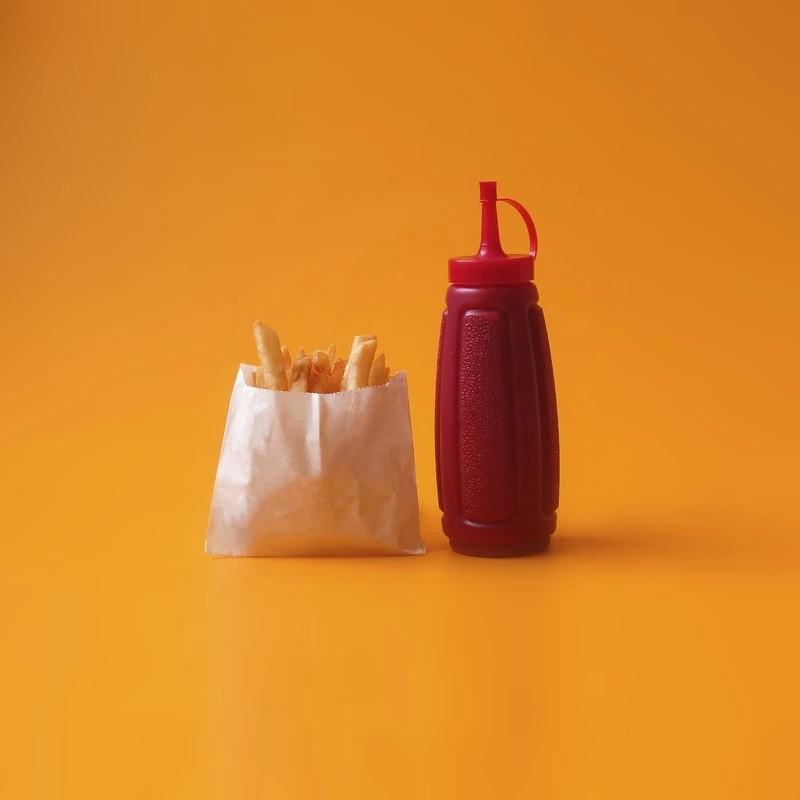
#> input picture assets/images/asset_00.webp, 800 x 800 px
$ python -i import_design.py   (imports and definitions only)
#> lines starting #> are read from the running program, lines starting #| are printed output that depends on the picture
"""Extract the supplied Coody Sketch resources without changing the Pixso file."""
import io
import json
import re
import sys
import zipfile
from pathlib import Path
from PIL import Image

ROOT = Path(__file__).resolve().parents[1]


def point(value, width, height):
    x, y = map(float, re.findall(r'[-\d.eE]+', value))
    return f'{x * width:.4f},{y * height:.4f}'


def svg_node(node):
    f = node['frame']
    w, h = f['width'], f['height']
    fills = [p for p in node.get('style', {}).get('fills', []) if p.get('isEnabled')]
    color = fills[0].get('color') if fills else None
    fill = ('#' + ''.join(f'{round(color[k] * 255):02x}' for k in ('red', 'green', 'blue'))) if color else 'none'
    content = ''
    if node['_class'] == 'shapePath' and node.get('points'):
        ps = node['points']
        content = f'M {point(ps[0]["point"], w, h)} '
        for i in range(1, len(ps) + int(node.get('isClosed', False))):
            a, b = ps[(i-1) % len(ps)], ps[i % len(ps)]
            if a.get('hasCurveFrom') or b.get('hasCurveTo'):
                content += f'C {point(a["curveFrom"],w,h)} {point(b["curveTo"],w,h)} {point(b["point"],w,h)} '
            else:
                content += f'L {point(b["point"],w,h)} '
        if node.get('isClosed'): content += 'Z'
        content = f'<path d="{content}" fill="{fill}"/>'
    elif node['_class'] == 'rectangle' and fill != 'none':
        radius = max([p.get('cornerRadius', 0) for p in node.get('points', [])] or [0])
        content = f'<rect width="{w}" height="{h}" rx="{radius}" fill="{fill}"/>'
    elif node['_class'] == 'oval':
        content = f'<ellipse cx="{w/2}" cy="{h/2}" rx="{w/2}" ry="{h/2}" fill="{fill}"/>'
    content += ''.join(svg_node(c) for c in node.get('layers', []))
    return f'<g transform="translate({f["x"]} {f["y"]})">{content}</g>'


def main(source):
    with zipfile.ZipFile(source) as outer:
        sketch = zipfile.ZipFile(io.BytesIO(outer.read(next(n for n in outer.namelist() if n.endswith('.sketch')))))
        design = next(json.loads(sketch.read(n)) for n in sketch.namelist() if n.startswith('pages/') and json.loads(sketch.read(n)).get('name') == 'Design')
        refs = json.loads((ROOT / 'tool/image-index.json').read_text(encoding='utf-8'))
        for entry in refs:
            im = Image.open(io.BytesIO(sketch.read(entry['ref'])))
            im.thumbnail((1400, 1400))
            im.save(ROOT / f'assets/images/asset_{entry["index"]:02}.webp', quality=91)
        for board in design['layers'][:3]:
            illustration = next(n for n in board['layers'] if n['name'] == 'Illustration')
            illustration['frame']['x'] = illustration['frame']['y'] = 0
            svg = '<svg xmlns="http://www.w3.org/2000/svg" viewBox="0 0 305 305">' + svg_node(illustration) + '</svg>'
            (ROOT / f'assets/images/onboarding_{board["name"][:3]}.svg').write_text(svg)
        for n in outer.namelist():
            if n.endswith(('DMSans-Regular.ttf', 'DMSans-Medium.ttf', 'DMSans-Bold.ttf')):
                (ROOT / 'assets/fonts' / Path(n).name).write_bytes(outer.read(n))
        manifest = [{'screen': a['name'].split(' - ')[0], 'name': a['name'], 'width': a['frame']['width'], 'height': a['frame']['height']} for a in design['layers']]
        (ROOT / 'docs/reference/screens.json').write_text(json.dumps(manifest, indent=2))
        doc = json.loads(sketch.read('document.json'))
        palette = []
        for style in doc['layerStyles']['objects']:
            palette.append({'name':style['name'], 'fills':style['value'].get('fills')})
        (ROOT / 'docs/reference/palette.json').write_text(json.dumps(palette,indent=2))
        print(f'Extracted {len(refs)} images, 3 illustrations, 3 fonts and {len(manifest)} screens.')


# [2 lines not run here, left out]

>>> import cv2
>>> picture = cv2.imread('../assets/images/asset_00.webp', cv2.IMREAD_GRAYSCALE)
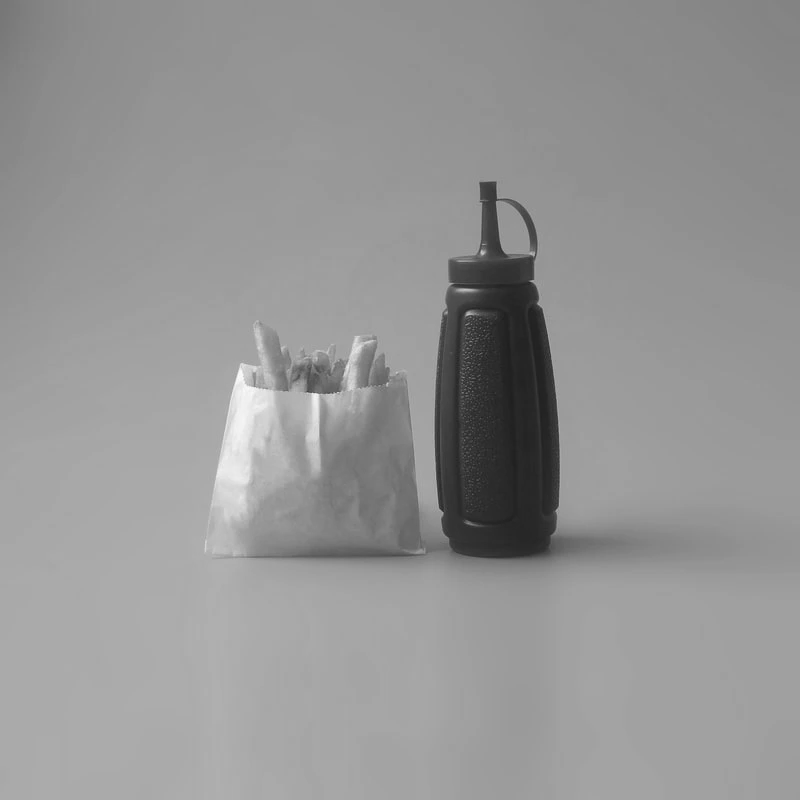
#> picture: shape (800, 800); min 30, max 251, mean 149.1
#> (the run stopped early here; a loop or call above may not have finished)

$ run again, on assets/images/asset_04.webp
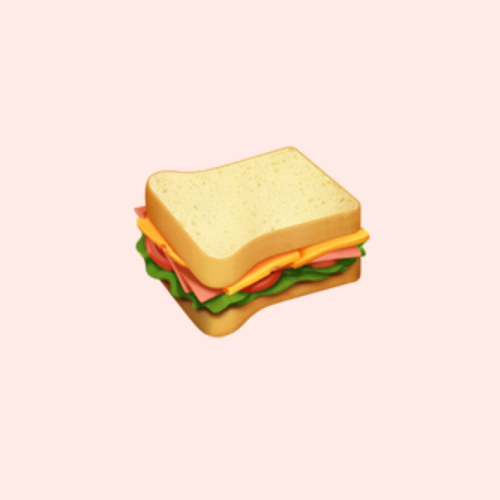
#> input picture assets/images/asset_04.webp, 1000 x 1000 px (shown at 1/2 size)
#> `picture = cv2.imread('../assets/images/asset_00.webp', cv2.IMREAD_GRAY..`:
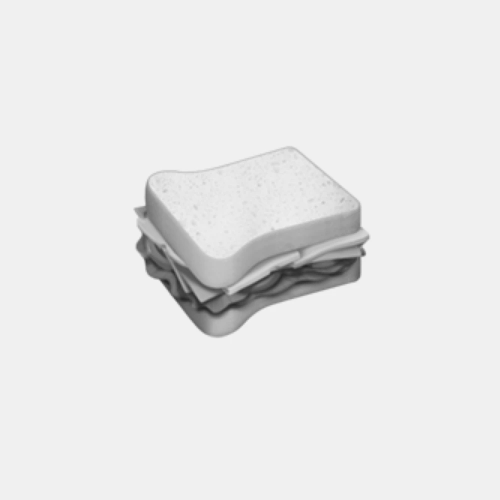
#> picture: shape (1000, 1000) (shown at 1/2 size); min 36, max 246, mean 232.5

$ run again, on assets/images/asset_05.webp
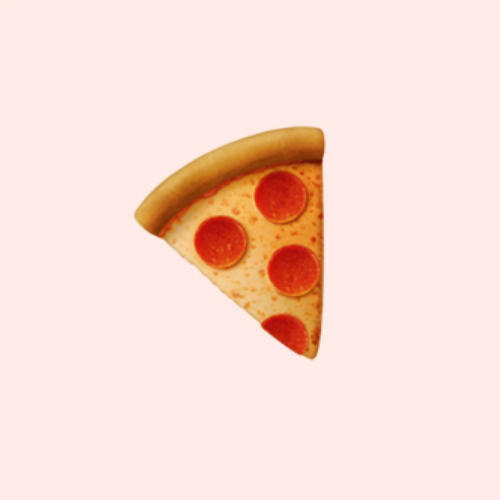
#> input picture assets/images/asset_05.webp, 1000 x 1000 px (shown at 1/2 size)
#> `picture = cv2.imread('../assets/images/asset_00.webp', cv2.IMREAD_GRAY..`:
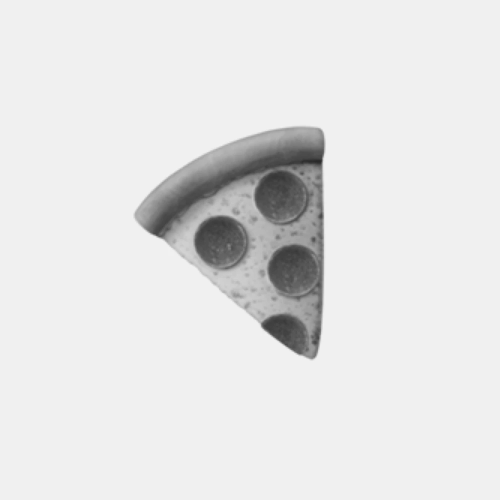
#> picture: shape (1000, 1000) (shown at 1/2 size); min 38, max 244, mean 228.2

$ run again, on assets/images/asset_06.webp
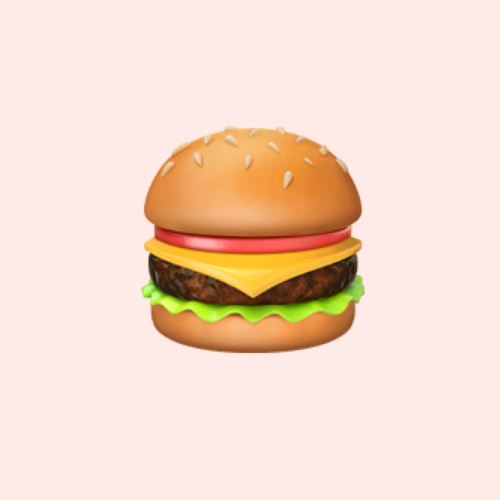
#> input picture assets/images/asset_06.webp, 1000 x 1000 px (shown at 1/2 size)
#> `picture = cv2.imread('../assets/images/asset_00.webp', cv2.IMREAD_GRAY..`:
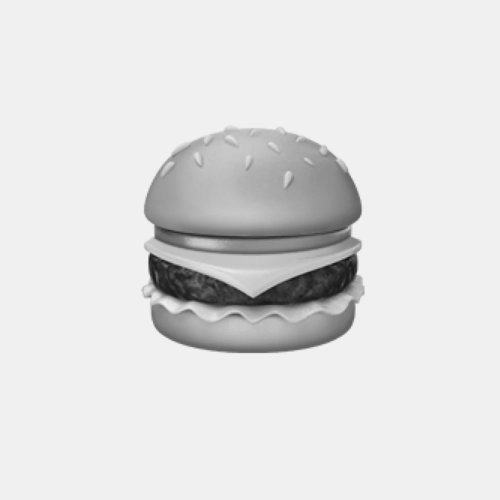
#> picture: shape (1000, 1000) (shown at 1/2 size); min 8, max 245, mean 224.5
